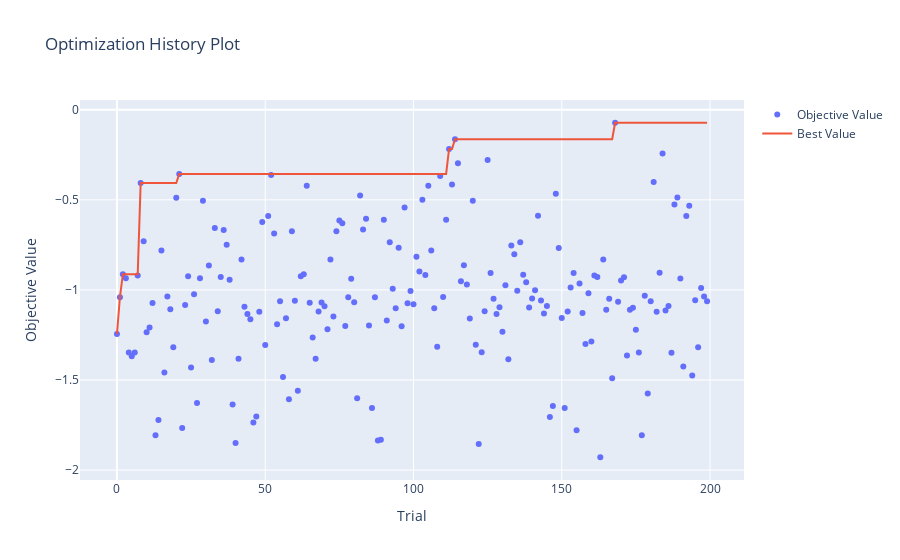

Notebook code for this chart:
### Code cell
file_path = os.path.join(EXPT_RESULT_DIR, '2024-08-11/botorch/griewank_3d/constrained2', 'experiment_results_2024-08-11_20-57-37.csv')
plot_history_from_file(file_path)

### Figure 1 — Plotly figure (JSON) as saved in the notebook; plotly's stock layout.template omitted (floating-point values rounded to 4 significant figures; data arrays with more than 128 entries replaced by an {"elided": "..."} marker saying what was removed)
{"data": [{"mode": "markers", "name": "Objective Value", "type": "scatter", "x": {"elided": "200 int values"}, "y": {"elided": "200 float values"}}, {"mode": "lines", "name": "Best Value", "type": "scatter", "x": {"elided": "200 int values"}, "y": {"elided": "200 float values"}}, {"marker": {"color": "#cccccc"}, "mode": "markers", "name": "Infeasible Trial", "showlegend": false, "type": "scatter", "x": [], "y": []}], "layout": {"title": {"text": "Optimization History Plot"}, "xaxis": {"title": {"text": "Trial"}}, "yaxis": {"title": {"text": "Objective Value"}}}}
